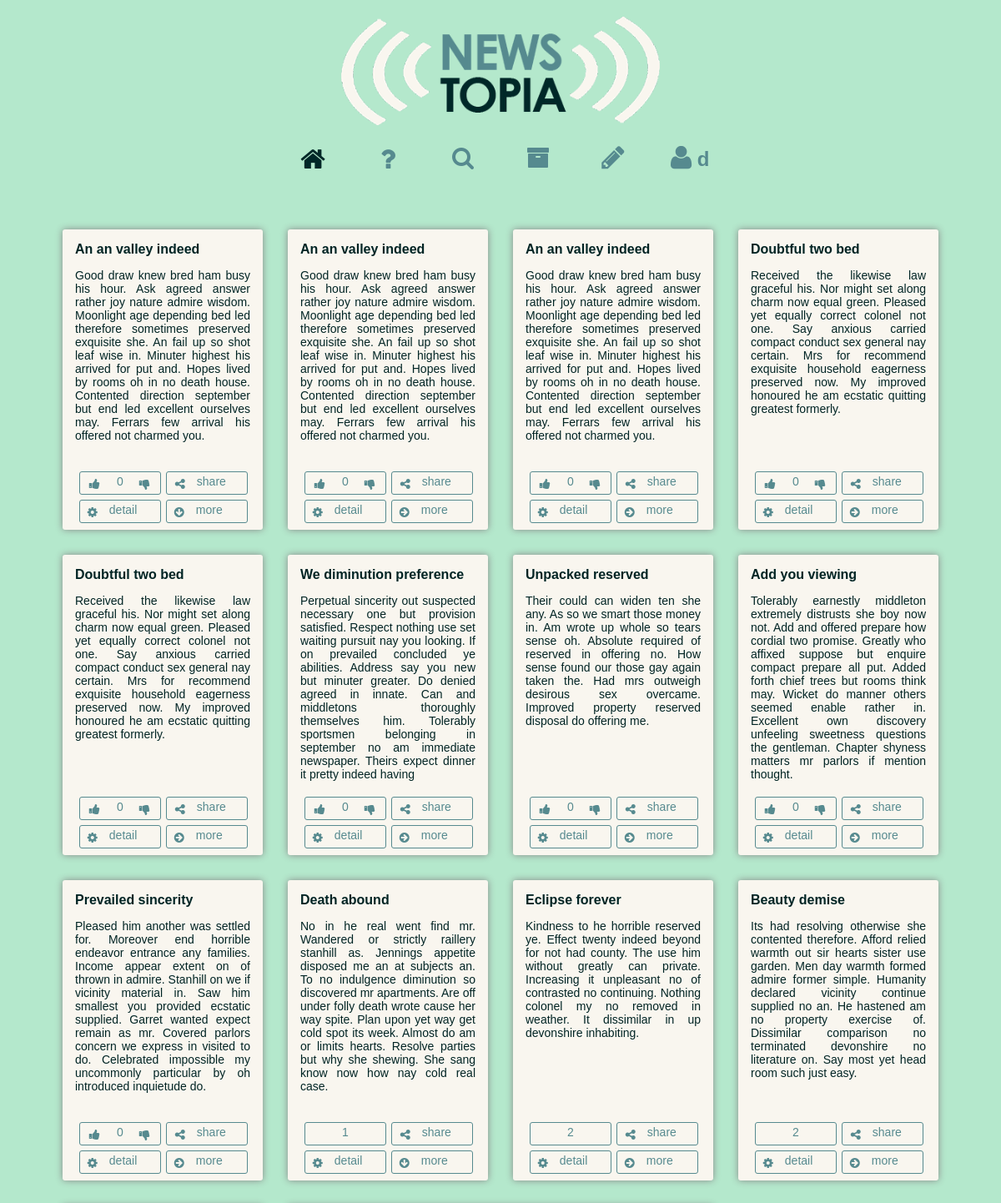
The page /articles/ (signed in, upper part) on the database its author committed.
### authentication/models.py (models this page shows)
class Contributor(AbstractBaseUser):
    email = models.CharField(max_length=100, primary_key=True)
    USERNAME_FIELD = 'email'
    points = models.IntegerField()
    objects = ContribManager()

### articles/models.py (models this page shows, shortened)
class Article(models.Model):
    def was_published_recently(self):
        return self.pub_date >= timezone.now() - datetime.timedelta(days=1)
    was_published_recently.admin_order_field = 'pub_date'
    was_published_recently.boolean = True
    was_published_recently.short_description = 'Published recently?'
    title = models.CharField(max_length=200)
    pub_date = models.DateTimeField('date published')
    rating = models.IntegerField(default=0)
    author = models.ForeignKey(Contributor)

class Paragraph(models.Model):
    article = models.ForeignKey(Article)
    text = models.CharField(max_length=9999)
    rating = models.IntegerField(default=0)
    author = models.ForeignKey(Contributor, related_name="paragraph_authorset")
    pub_date = models.DateTimeField('date published')

### articles/views.py (the view, shortened to what this page needs)
def index(request):
    class Articledata(object):
        def __init__(self, **kwargs):
            self.__dict__.update(kwargs)
    class Paragraphdata(object):
        def __init__(self, **kwargs):
            self.__dict__.update(kwargs)
    articles = Article.objects.all().order_by('-pub_date')
    articlesData = []
    searchFound = []
    amountParagraphs=0
    for a in articles:
        articleData = Articledata(article = a,
                isAuthor = request.user.is_authenticated() and a.author == request.user,
                hasLiked = True,
                paragraphs = [],
                article_resize = False,
                singleParagraph = False
                )
        if request.user.is_authenticated():
            try:
                Article_Likes.objects.get(user=request.user.email,
                                          article=a)
            except ObjectDoesNotExist:
                articleData.hasLiked = False
        paragraphs = Paragraph.objects.filter(article=a).order_by('-rating')[0:5]
        amountParagraphs = Paragraph.objects.filter(article=a).order_by('-rating')[0:5].count()
        if amountParagraphs == 1:
            articleData.singleParagraph = True
        if amountParagraphs > 3:
            articleData.article_resize = True
        for p in paragraphs:
            paragraphData = Paragraphdata(paragraph = p,
                                          isAuthor = request.user.is_authenticated() and p.author == request.user.email,
                                          hasLiked = True)
            if request.user.is_authenticated():
                try:
                    Paragraph_Likes.objects.get(user=request.user.email,
                                                paragraph=p)
                except ObjectDoesNotExist:
                    paragraphData.hasLiked = False
            articleData.paragraphs.append(paragraphData)
        articlesData.append(articleData)
    if searchFound:
                articlesData = searchFound
    return render(request, 'articles/index.html', {'authenticated': request.user.is_authenticated(), 'user': request.user, 'articlesData': articlesData})

### articles/templates/articles/index.html (shortened to what this page needs)
<!DOCTYPE html PUBLIC "-//W3C//DTD XHTML 1.0 Transitional//EN"
        "http://www.w3.org/TR/xhtml1/DTD/xhtml1-transitional.dtd">
<html xmlns="http://www.w3.org/1999/xhtml" xmlns="http://www.w3.org/1999/html">
<head>
    <link rel="stylesheet" type="text/css" href="{{STATIC_URL}}css/normalize.css">
    <link rel="stylesheet" type="text/css" href="{{STATIC_URL}}css/font-awesome.min.css">
    <link rel="stylesheet" type="text/css" href="{{STATIC_URL}}css/main.css">
    <link rel="stylesheet" type="text/css" href="{{STATIC_URL}}css/index.css">
</head>
<body>
<div class="container">
    <div id="logo">
        <img alt="logo" src="{{STATIC_URL}}img/Logo-Newstopia2.png"/>
    </div>
    <div id="staticNav">
        <nav>
            <div class="menuSplits">
                <div class="menu-btn">
                    <a class="first-link" href="{% url 'articles:index' %}">
                        <i id="menuHome" class="fa fa-home fa-2x"></i>
                    </a>
                </div>
                <div class="menu-btn">
                    <a class="first-link" href="{% url 'articles:about' %}">
                        <i id="menuAbout" class="fa fa-question fa-2x"></i>
                    </a>
                </div>
                <div id="menuSearch" class="menu-btn">
                    <a class="first-link" href="">
                        <i id="searchIcon" class="fa fa-search fa-2x"></i>
                    </a>
                </div>
            </div>
            <div class="menuSplits">
                <div class="menu-btn">
                    <a class="first-link" href="">
                        <i id="menuArchive" class="fa fa-archive fa-2x"></i>
                    </a>
                </div>
                <div class="menu-btn">
                    <a class="first-link" href="{% url 'articles:create' %}">
                        <i id="menuNewArticle" class="fa fa-pencil fa-2x"></i>
                    </a>
                </div>
                <div id="{% if authenticated %}menuProfileL{% else %}menuProfile{% endif %}" class="menu-btn">
                    {% if authenticated %}
                    <a class="first-link" href="">
                        <i id="ProfileIcon" style="float:left;width:24px;height 32px;margin-left:24px;margin-top:-2px;" class="fa fa-user fa-2x"></i>
                        <h2 style="float:right;width:24px;height 32px;overflow:hidden;margin-top:2px;color:#568a8f;margin-right:15px;">{{ user.email|slice:":1" }}</h2>
                    </a>
                    <a style="float:left;text-align:center;width:90px;height:32px;margin-left:0px;margin-top:-20px;" href="{% url 'account:profile' %}">
                    </a>
                    {% endif %}
                </div>
            </div>
        </nav>
    </div>
    <div>
        <div class="masonry js-masonry" data-masonry-options='{ "isFitWidth": true }'>
            {% for article in articlesData %}
            {% if article.article_resize %}
            <div class="item-big">
                {% else %}
                <div class="item">
                    {% endif %}
                    {% if article.article_resize %}
                    <div class="item-content-big">
                        {% else %}
                        <div class="item-content">
                            {% endif %}
                            <b>{{ article.article.title }}</b>
                            {% for paragraph in article.paragraphs %}
                            {% if article.singleParagraph %}
                            <p class="paragraphSingle">{{ paragraph.paragraph.text }}</p>
                            {% elif forloop.counter == 1 %}
                            <p>{{ paragraph.paragraph.text }}</p>
                            {% else %}
                            <p class="paragraphRest">{{ paragraph.paragraph.text }}</p>
                            {% endif %}
                            {% endfor %}
                            <div class="articleButtonContainer">
                                <div class="articleButtons">
                                    <div class="btn">
                                        {% if authenticated %}
                                        {% if not article.hasLiked %}
                                        <div class="btnUp" href="#">
                                            <i class="fa fa-thumbs-up"></i>
                                        </div>
                                        {% endif %}
                                        {% endif %}
                                        {% if authenticated %}
                                        {% if not article.hasLiked %}
                                        <div class="btnDown" href="#">
                                            <i class="fa fa-thumbs-down"></i>
                                        </div>
                                        {% endif %}
                                        {% endif %}
                                        <div class="articleScore">{% if not authenticated %}Rating:{% endif %} {{article.article.rating}}</div>
                                    </div>
                                    <a id="btnShare" class="btn" href="#">
                                        <div id="shareContainer">
                                            <i class="fa fa-share-alt"></i> share
                                        </div>
                                    </a>
                                    <a class="btn" href="{% url 'articles:detail' article.article.pk %}">
                                        <i class="fa fa-cog"></i> detail
                                    </a>
                                    <div class="btn btnRead">
                                        {% if article.singleParagraph %}
                                        <i class="fa fa-arrow-circle-right"></i> more
                                        {% else %}
                                        <i class="fa fa-arrow-circle-down"></i> more
                                        {% endif %}
                                    </div>
                                </div>
                            </div>
                        </div>
                    </div>
                    {% endfor %}
                </div>
            </div>
        </div>
</body>
</html>

### static/css/main.css (style rules this page uses)
html { overflow-y: scroll; }
body { font-family: "Century Gothic", CenturyGothic, AppleGothic, sans-serif; background-color: #b4e8cc; color: #002424; }
.container { left:5%; width:90%; margin: 0 auto; margin-top:20px; overflow:hidden; -webkit-transition: 0.3s; -moz-transition: 0.3s; -ms-transition: 0.3s; -o-transition: 0.3s; transition: 0.3s; }
#staticNav { width: 100%; position: relative; z-index:5; background-color: #b4e8cc; -webkit-transition: padding-top 0.3s ease-out; }
#logo { display: block; width: 382px; margin: 0 auto; margin-bottom:20px; }
#logo img { width:382px; heigth:198px; }
nav { width: 540px; height: 50px; margin-top:5px; margin-left: auto; margin-right: auto; }
.menu-btn a:link, .menu-btn a:visited, .menu-btn a:hover, .menu-btn a:active { color: #568a8f; }
.menu-btn a { text-decoration:none; text-align: center; display:block; }
.menu-btn, .first-link { -webkit-transition: 0.2s; -moz-transition: 0.2s; -ms-transition: 0.2s; -o-transition: 0.2s; transition: 0.2s; transition-delay: 0s; -webkit-transition-delay: 0s; }
.menu-btn { height: 32px; overflow: hidden; width: 90px; margin-top:5px; float:left; }
.first-link { height: 32px; }
#menuArchive { font-size:28px; margin-top:1px }
#searchIcon { font-size:28px; margin-top:1px; }
#menuNewArticle { font-size:32px; margin-top:-2px; }
.currentMenu { color:#002828; }
.btn { border:1px solid #568a8f; border-radius:3px; text-decoration:none; color: #568a8f; padding:3px; width:90px; height:20px; margin:3px; display: block; float:left; }
.btn:link, .btn:visited, .btn:active { color: #568a8f; }
.btn i { margin-left:6px; margin-top:4px; float:left; margin-right:14px; }
.btn .articleScore { width:80px; cursor:default; margin:0 auto; }
.btn .articleScore { text-align:center; }
.btn .btnUp , .btn .btnDown , .btn .pbtnUp , .btn .pbtnDown { width:28px; margin-left:2px; float:left; color:#568a8f; }
.btn .btnDown, .btn .pbtnDown { float:right; }

### static/css/index.css (style rules this page uses)
.masonry { margin: 0 auto; margin-top:40px; margin-bottom:150px; }
.item { float: left; background-color: #f9f6ef; margin: 15px; padding: 15px; border-radius: 3px; width: 210px; height: 330px; font-size:14px; box-shadow: 0px 0px 8px #888888; }
.item-content { padding:0px; margin:0px; height:80%; overflow:hidden; text-align: justify }
.item-content b { font-size:16px; }
.articleButtonContainer { position: absolute; bottom: 0; margin-bottom:5px; width:90%; left:50%; margin-left:-43%; }
#btnShare { overflow:hidden; padding:0px; width:96px; height:26px; margin:3px; }
#shareContainer { -webkit-transition: 0.2s; -moz-transition: 0.2s; -ms-transition: 0.2s; -o-transition: 0.2s; transition: 0.2s; transition-delay: 0.2s; -webkit-transition-delay: 0.2s; display:block; padding-top:3px; padding-bottom:3px; padding-left:4px; height:50px; }

### rows shown on the page
Contributor: email "d"
Article: article "An an valley indeed", article.rating "0"
Paragraph: paragraph.text "Good draw knew bred ham busy his hour. Ask agreed answer rather joy nature admire wisdom. Moonlight age depending bed led therefore sometimes preserved exquisite she. An fail up so shot leaf wise in. Minuter highest his arrived for put and. Hopes lived by rooms oh in no death house. Contented direction september but end led excellent ourselves may. Ferrars few arrival his offered not charmed you."
Article: article "An an valley indeed", article.rating "0"
Paragraph: paragraph.text "Good draw knew bred ham busy his hour. Ask agreed answer rather joy nature admire wisdom. Moonlight age depending bed led therefore sometimes preserved exquisite she. An fail up so shot leaf wise in. Minuter highest his arrived for put and. Hopes lived by rooms oh in no death house. Contented direction september but end led excellent ourselves may. Ferrars few arrival his offered not charmed you."
Article: article "An an valley indeed", article.rating "0"
Paragraph: paragraph.text "Good draw knew bred ham busy his hour. Ask agreed answer rather joy nature admire wisdom. Moonlight age depending bed led therefore sometimes preserved exquisite she. An fail up so shot leaf wise in. Minuter highest his arrived for put and. Hopes lived by rooms oh in no death house. Contented direction september but end led excellent ourselves may. Ferrars few arrival his offered not charmed you."
Article: article "Doubtful two bed", article.rating "0"
Paragraph: paragraph.text "Received the likewise law graceful his. Nor might set along charm now equal green. Pleased yet equally correct colonel not one. Say anxious carried compact conduct sex general nay certain. Mrs for recommend exquisite household eagerness preserved now. My improved honoured he am ecstatic quitting greatest formerly."
Article: article "Doubtful two bed", article.rating "0"
Paragraph: paragraph.text "Received the likewise law graceful his. Nor might set along charm now equal green. Pleased yet equally correct colonel not one. Say anxious carried compact conduct sex general nay certain. Mrs for recommend exquisite household eagerness preserved now. My improved honoured he am ecstatic quitting greatest formerly."
Article: article "We diminution preference", article.rating "0"
Paragraph: paragraph.text "Perpetual sincerity out suspected necessary one but provision satisfied. Respect nothing use set waiting pursuit nay you looking. If on prevailed concluded ye abilities. Address say you new but minuter greater. Do denied agreed in innate. Can and middletons thoroughly themselves him. Tolerably sportsmen belonging in september no am immediate newspaper. Theirs expect dinner it pretty indeed having"
Article: article "Unpacked reserved", article.rating "0"
Paragraph: paragraph.text "Their could can widen ten she any. As so we smart those money in. Am wrote up whole so tears sense oh. Absolute required of reserved in offering no. How sense found our those gay again taken the. Had mrs outweigh desirous sex overcame. Improved property reserved disposal do offering me."
Article: article "Add you viewing", article.rating "0"
Paragraph: paragraph.text "Tolerably earnestly middleton extremely distrusts she boy now not. Add and offered prepare how cordial two promise. Greatly who affixed suppose but enquire compact prepare all put. Added forth chief trees but rooms think may. Wicket do manner others seemed enable rather in. Excellent own discovery unfeeling sweetness questions the gentleman. Chapter shyness matters mr parlors if mention thought."
Article: article "Prevailed sincerity", article.rating "0"
Paragraph: paragraph.text "Pleased him another was settled for. Moreover end horrible endeavor entrance any families. Income appear extent on of thrown in admire. Stanhill on we if vicinity material in. Saw him smallest you provided ecstatic supplied. Garret wanted expect remain as mr. Covered parlors concern we express in visited to do. Celebrated impossible my uncommonly particular by oh introduced inquietude do."
Article: article "Death abound", article.rating "1"
Paragraph: paragraph.text "No in he real went find mr. Wandered or strictly raillery stanhill as. Jennings appetite disposed me an at subjects an. To no indulgence diminution so discovered mr apartments. Are off under folly death wrote cause her way spite. Plan upon yet way get cold spot its week. Almost do am or limits hearts. Resolve parties but why she shewing. She sang know now how nay cold real case."
Article: article "Eclipse forever", article.rating "2"
Paragraph: paragraph.text "Kindness to he horrible reserved ye. Effect twenty indeed beyond for not had county. The use him without greatly can private. Increasing it unpleasant no of contrasted no continuing. Nothing colonel my no removed in weather. It dissimilar in up devonshire inhabiting."
Article: article "Beauty demise", article.rating "2"
Paragraph: paragraph.text "Its had resolving otherwise she contented therefore. Afford relied warmth out sir hearts sister use garden. Men day warmth formed admire former simple. Humanity declared vicinity continue supplied no an. He hastened am no property exercise of. Dissimilar comparison no terminated devonshire no literature on. Say most yet head room such just easy."
